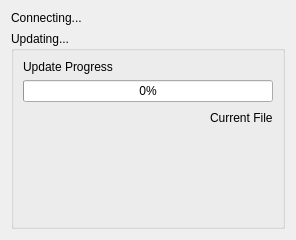
<?xml version="1.0" encoding="UTF-8"?>
<ui version="4.0">
 <class>ConnectingWidget</class>
 <widget class="QWidget" name="ConnectingWidget">
  <property name="geometry">
   <rect>
    <x>0</x>
    <y>0</y>
    <width>296</width>
    <height>240</height>
   </rect>
  </property>
  <property name="minimumSize">
   <size>
    <width>0</width>
    <height>240</height>
   </size>
  </property>
  <property name="windowTitle">
   <string>Form</string>
  </property>
  <layout class="QVBoxLayout" name="verticalLayout">
   <item>
    <widget class="QLabel" name="StatusLabel">
     <property name="sizePolicy">
      <sizepolicy hsizetype="Expanding" vsizetype="Minimum">
       <horstretch>0</horstretch>
       <verstretch>0</verstretch>
      </sizepolicy>
     </property>
     <property name="text">
      <string>Connecting...</string>
     </property>
    </widget>
   </item>
   <item>
    <widget class="QGroupBox" name="UpdatesGroupBox">
     <property name="enabled">
      <bool>true</bool>
     </property>
     <property name="title">
      <string>Updating...</string>
     </property>
     <layout class="QVBoxLayout" name="verticalLayout_2">
      <item>
       <widget class="QLabel" name="UpdateProgressLabel">
        <property name="sizePolicy">
         <sizepolicy hsizetype="Expanding" vsizetype="Fixed">
          <horstretch>0</horstretch>
          <verstretch>0</verstretch>
         </sizepolicy>
        </property>
        <property name="text">
         <string>Update Progress</string>
        </property>
       </widget>
      </item>
      <item>
       <widget class="QProgressBar" name="UpdateProgressBar">
        <property name="value">
         <number>0</number>
        </property>
       </widget>
      </item>
      <item>
       <layout class="QHBoxLayout" name="horizontalLayout">
        <item>
         <spacer name="horizontalSpacer">
          <property name="orientation">
           <enum>Qt::Horizontal</enum>
          </property>
          <property name="sizeHint" stdset="0">
           <size>
            <width>40</width>
            <height>20</height>
           </size>
          </property>
         </spacer>
        </item>
        <item>
         <widget class="QLabel" name="CurrentFileLabel">
          <property name="sizePolicy">
           <sizepolicy hsizetype="Preferred" vsizetype="Fixed">
            <horstretch>0</horstretch>
            <verstretch>0</verstretch>
           </sizepolicy>
          </property>
          <property name="text">
           <string>Current File</string>
          </property>
         </widget>
        </item>
       </layout>
      </item>
      <item>
       <spacer name="verticalSpacer">
        <property name="orientation">
         <enum>Qt::Vertical</enum>
        </property>
        <property name="sizeHint" stdset="0">
         <size>
          <width>20</width>
          <height>93</height>
         </size>
        </property>
       </spacer>
      </item>
     </layout>
    </widget>
   </item>
  </layout>
 </widget>
 <resources/>
 <connections/>
</ui>
